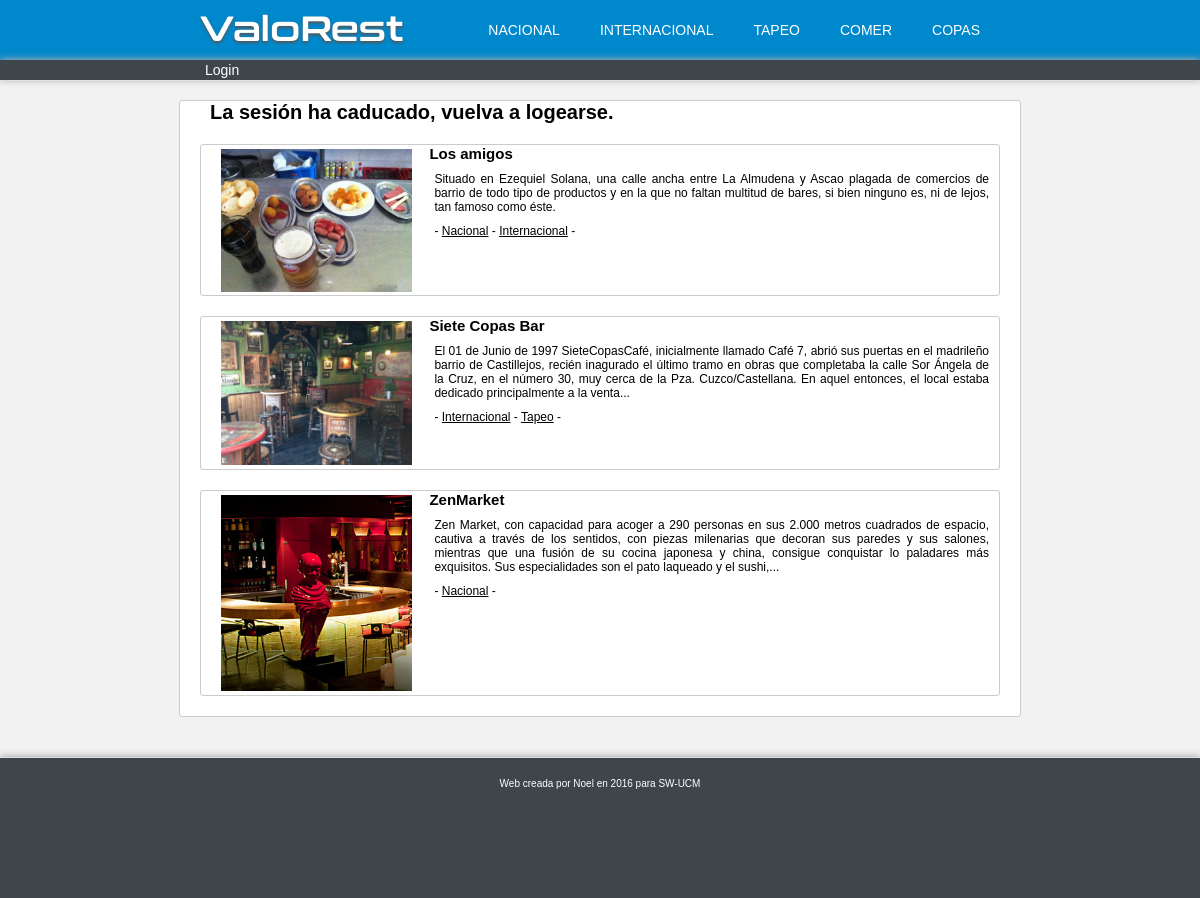
Page / (signed in) on the earlier database version.
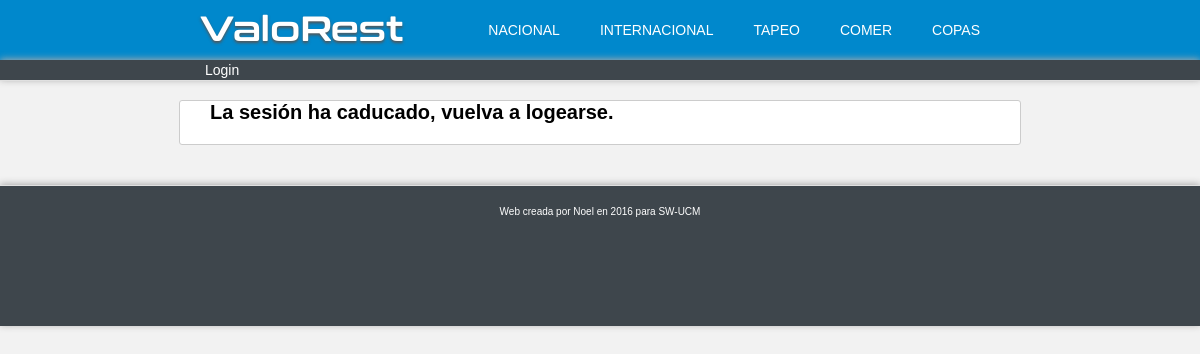
Same page on the later database version.
### tables this page shows
CREATE TABLE IF NOT EXISTS `menu` (
    `idmenu`            INT(11) NOT NULL AUTO_INCREMENT,
    `permissions`       INT(11) NOT NULL,
    `type`              INT(11) NOT NULL,
    `sequence`          INT(11) NOT NULL,
    `page`              VARCHAR(255) NOT NULL,
    `name`              VARCHAR(255) NOT NULL,
    `parameter`         VARCHAR(255) NOT NULL,
    PRIMARY KEY  (`idmenu`)
);

CREATE TABLE IF NOT EXISTS `restaurant` (
    `idrestaurant`      INT(11) NOT NULL AUTO_INCREMENT,
    `idcountry`         INT(11) NOT NULL,
    `idprovince`        INT(11) NOT NULL,
    `image`             VARCHAR(255) NOT NULL,
    `name`              VARCHAR(255) NOT NULL,
    `address1`          VARCHAR(255) NOT NULL,
    `address2`          VARCHAR(255) NOT NULL,
    `phone`             VARCHAR(75) NOT NULL,
    `web`               VARCHAR(255) NOT NULL,
    `email`             VARCHAR(255) NOT NULL,
    `halfprice`         DECIMAL(14,3) NOT NULL,
    `score`             DECIMAL(14,3) NOT NULL,
    `description`       TEXT NOT NULL,
    `frontpage`         CHAR(1) NOT NULL,
    `sequence`          INT(11) NOT NULL,
    PRIMARY KEY  (`idrestaurant`)
);

CREATE TABLE IF NOT EXISTS `tag` (
    `idtag`             INT(11) NOT NULL AUTO_INCREMENT,
    `name`              VARCHAR(255) NOT NULL,
    PRIMARY KEY  (`idtag`)
);

### lib/dataaccess.php (called while the page is built, shortened)
<?php
function consult($sql){
    $result = array();
    $bd = new DataAccess();
    $bd->run($sql);
    while(($fila = $bd->row()) !== false ){
        $result[] = $fila;
    }
    return $result;
}
function remove($sql){
    $bd = new DataAccess();
    $result = $bd->run($sql);
    return $result;
}
class DataAccess {
    var $bd;
    var $query;
    function DataAccess($server = SERVER_CONNECTION, $user = USER_CONNECTION, $psw = PSW_CONNECTION, $bd = BBDD_CONNECTION){
        $this->bd = new mysqli($server, $user, $psw, $bd);
        $this->bd->set_charset("utf8");
    }
    function run($sql){
        if( ($this->query = $this->bd->query($sql)) === false ) {
            return false;
        } else {
            return true;
        }
    }
    function row(){
        if ( $fila = $this->query->fetch_assoc())
            return $fila;
        else
            return false;
    }
}
?>

### lib/global.php (called while the page is built, shortened)
<?php
require_once('lib/dataaccess.php');
require_once('lib/security.php');
function getMenu($type = 0){
    if(!isset($_SESSION['Rol'])){
        $result = consult("SELECT page,name,parameter FROM menu WHERE permissions = 0 AND type = ".$type." ORDER BY sequence ASC;");
    }
    else{
        $result = consult("SELECT page,name,parameter FROM menu WHERE permissions <= ".$_SESSION['Rol']." AND type = ".$type." ORDER BY sequence ASC;");
    }
    return $result;
}
function cutText($text, $numMaxCaract){
    if (strlen($text) <  $numMaxCaract){
        $textCut = $text;
    }else{
        $textCut = substr($text, 0, $numMaxCaract);
        $lastSpave = strripos($textCut, " ");
        if ($lastSpave !== false){
            $textoCortadoTmp = substr($textCut, 0, $lastSpave);
            if (substr($textCut, $lastSpave)){
                $textoCortadoTmp .= '...';
            }
            $textCut = $textoCortadoTmp;
        }elseif (substr($text, $numMaxCaract)){
            $textCut .= '...';
        }
    }
    return $textCut;
}
?>

### lib/security.php (called while the page is built, shortened)
<?php
function start($rol = 0){
    $message = "";
    if(!isset($_SESSION['Login']) || !$_SESSION['Login']){
        checkCookie();
    }else{
        if(!checkSession()){
            $message = "La sesión ha caducado, vuelva a logearse.";
        }
    }
    return $message;
}
function checkSession(){
    $result = consult("SELECT * FROM `session` WHERE `key` = '".$_SESSION['SKey']."';");
    if(count($result)){
        $result = $result[0];
        if($result['iduser']==$_SESSION['IdUser'] && $result['ip']==$_SESSION['IPaddress']){
            modify("UPDATE session SET `lastactivity` = ".$_SERVER['REQUEST_TIME']." WHERE `key` = '".$_SESSION['SKey']."';");
            return true;
        }else{
            logOut();
            return false;
        }
    }else{
        return false;
    }
}
?>

### index.php (the view, shortened to what the changed rows need)
<?php
require_once('lib/global.php');
$message = start();
?>
<html lang="es">
<?php require_once('common/head.php'); ?>
<body class="column">
    <?php require_once('common/header.php'); ?>
    <div class="center-800 column container">
        <?php if($message != '') echo "<h2>".$message."</h2>"; ?>
<?php
$page = '';
$result = consult("SELECT restaurant.idrestaurant AS idrestaurant, ".
       "restaurant.image AS image, ".
       "restaurant.name AS name, ".
       "restaurant.description AS description ".
       "FROM restaurant ".
       "WHERE frontpage = 'S' ".
       "ORDER BY restaurant.sequence ASC;");
foreach ($result as $key => $value){
    $page .= "<article class=\"row-column\">\r\n";
    $page .= "<div class=\"col-l-3 col-s-2 col-xs-7 marginH2\">\r\n";
    $page .= "<a href=\"restaurante.php?idrestaurant=".$value['idrestaurant']."\"><img class=\"img100 marginH2 marginV2\" src=\"".$value['image']."\"></a>\r\n";
    $page .= "</div>\r\n";
    $page .= "<div class=\"col-l-9 col-s-10 col-xs-12\">\r\n";
    $page .= "<h3><a href=\"restaurante.php?idrestaurant=".$value['idrestaurant']."\">".$value['name']."</a></h3>\r\n";
    $page .= "<p>".cutText($value['description'],350)."</p>\r\n";
    $page .= "<p> - ";
    $result2 = consult("SELECT tag.name AS name, menu.page AS page FROM tag LEFT JOIN menu ON tag.name = menu.name LEFT JOIN tagrestaurant ON tagrestaurant.idtag = tag.idtag WHERE tagrestaurant.idrestaurant = ".$value['idrestaurant']);
    foreach ($result2 as $key2 => $value2){
      $page .= "<a href=\"".$value2['page'].".php\">".$value2['name']."</a> - ";
    }
    $page .= "</p>\r\n";
    $page .= "</div>\r\n";
    $page .= "</article>\r\n";
}
echo $page;
?>
    </div>
</body>
</html>

### common/header.php (shortened to what the changed rows need)
<header>
    <div class="row center-800">
        <div id="logo" class="grow2">
            <h1><a href="index.php">ValoRest</a></h1>
        </div>
        <nav id="menu" class="menu-header">
            <ul>
<?php
foreach (getMenu(1) as $key => $value) {
    if(strstr($_SERVER['REQUEST_URI'], $value['page'])){
        echo "<li><a href=\"".$value['page'].".php?".$value['parameter']."\" id=\"menu-active\">".$value['name']."</a></li>\r\n";
    }else{
        echo "<li><a href=\"".$value['page'].".php?".$value['parameter']."\">".$value['name']."</a></li>\r\n";
    }
}
?>
            </ul>
        </nav>
    </div>
</header>

Differences in the rows shown:
removed restaurant: image (picture), name "Los amigos", description "Situado en Ezequiel Solana, una calle ancha entre La Almudena y Ascao plagada de comercios de barrio de todo tipo de productos y en la que no faltan multitud de bares, si bien ninguno es, ni de lejos, tan famoso como éste."
no longer on this page (row unchanged): tag: name "Nacional"
no longer on this page (row unchanged): tag: name "Internacional"
removed restaurant: image (picture), name "Siete Copas Bar", description "El 01 de Junio de 1997 SieteCopasCafé, inicialmente llamado Café 7, abrió sus puertas en el madrileño barrio de Castillejos, recién inagurado el último tramo en obras que completaba la calle Sor Ángela de la Cruz, en el número 30, muy cerca de la Pza. Cuzco/Castellana. En aquel entonces, el local estaba dedicado principalmente a la venta..."
no longer on this page (row unchanged): tag: name "Tapeo", shown under "Siete Copas Bar"
removed restaurant: image (picture), name "ZenMarket", description "Zen Market, con capacidad para acoger a 290 personas en sus 2.000 metros cuadrados de espacio, cautiva a través de los sentidos, con piezas milenarias que decoran sus paredes y sus salones, mientras que una fusión de su cocina japonesa y china, consigue conquistar lo paladares más exquisitos. Sus especialidades son el pato laqueado y el sushi,..."
